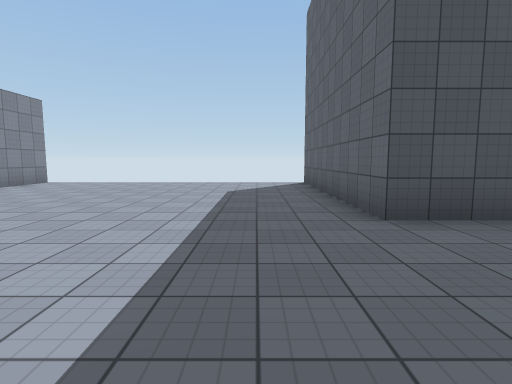
view 1 (above)

12 first-person views from a walk through a 3-D level made in the Unity game engine. The camera is 1.4 m above the floor, tilts 6° down and sees 80° across. The floor is counted in squares, 2 m on a side. Each view is taken from the middle of a square. On the plan, view 1 faces up. The plan holds only what a view shows up to about 10 squares ahead; the rest is blank. The place goes on beyond the plan. Surface patterns are stand-ins for the level's own textures.

view 2
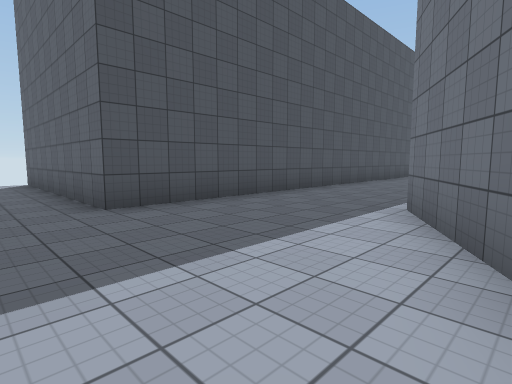

view 3
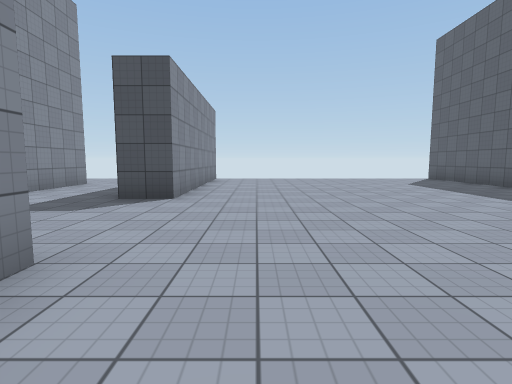

view 4
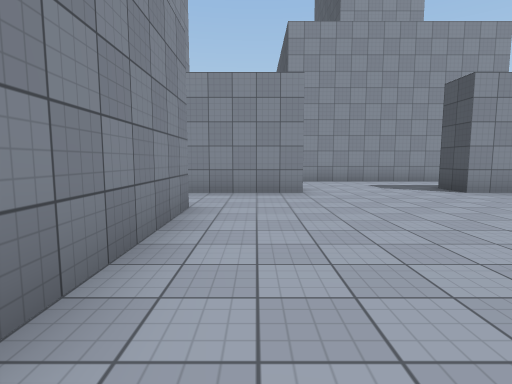

view 5
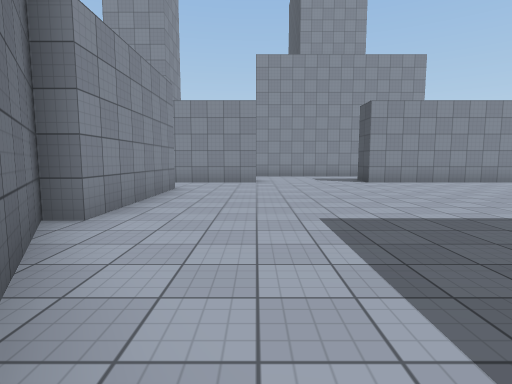

view 6
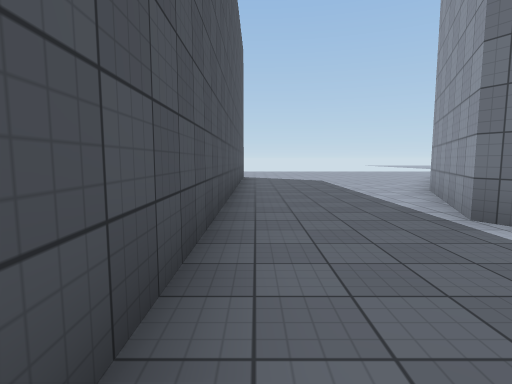

view 7
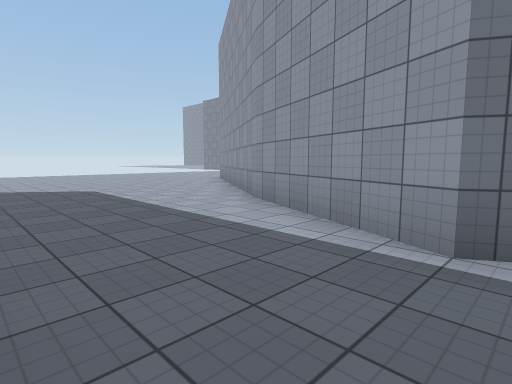

view 8
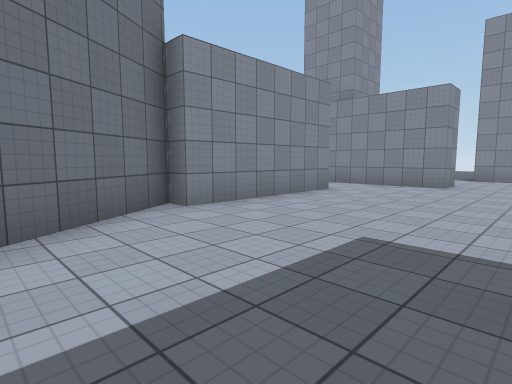

view 9
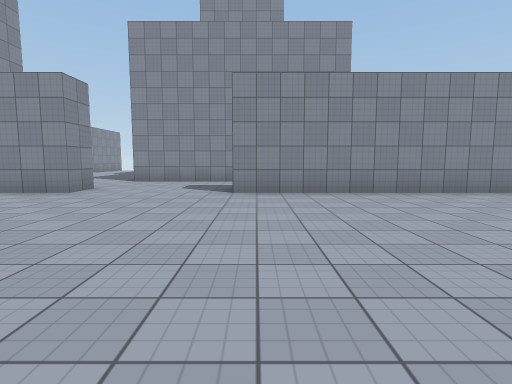

view 10
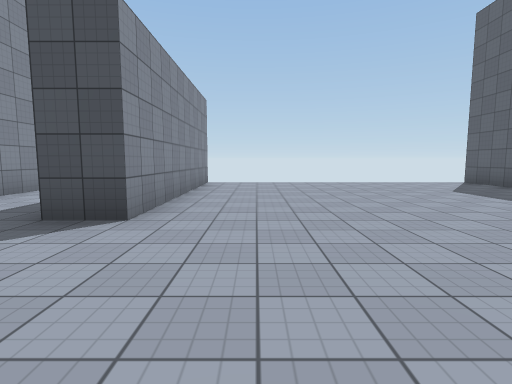

view 11
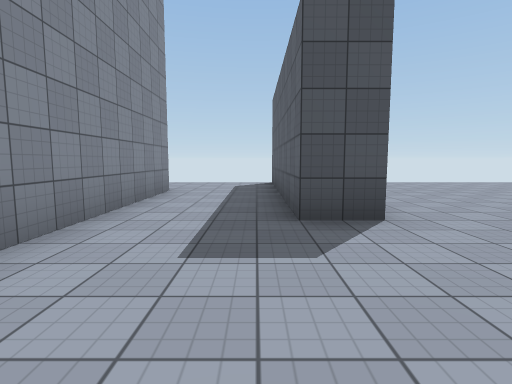

view 12
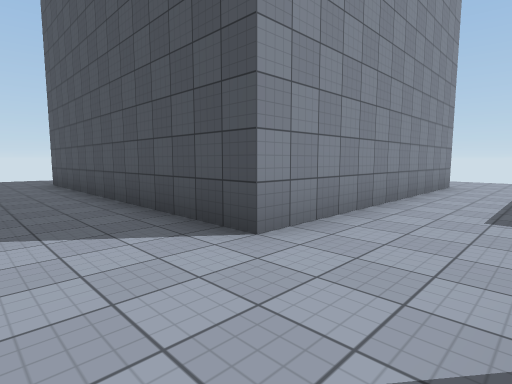

### Floor plan
Points are (right, up) in squares from view 1. A wall is a line through its corners. A room is listed if a view was taken in it or the views show most of it. See-through windows are left out.
Room 1 (views 1, 2, 4, 5, 6, 7, 8, 9, 10, 11)
walls: (-0.5, -2.5) (4.5, 0.5) (8, -1) (10.5, -2.6); (-4.5, -2) (-0.5, -2); (-7.5, 0) (-6.5, 0) (-6.5, -1.5); (-6.5, 9.5) (-6.5, 3.5) (-7.5, 3.5) (-7.5, 7.5); (-10, 7) (-10, 0); (10.1, 3.5) (1.5, 3.5) (1.5, 9.5)
ways out: opening at (-5.5, -2) to room 2; opening at (-8.5, -0.5) to room 3; opening at (-8.5, 8) to room 3
Room 2 (view 3)
walls: (-6.5, -1.5) (-6.5, -3.2)
ways out: opening at (-5.5, -2) to room 1
Room 3 (view 12)
walls: (-10, 0) (-18, 0); (-7.5, 7.5) (-7.5, 9.5)
ways out: opening at (-8.5, -0.5) to room 1; opening at (-8.5, 8) to room 1
objects: tower (-9, -5) to (-8, -3)

Where each view was taken, in squares from view 1:
view 1: 0 up, 0 right, facing up
view 2: 1 down, 0 right, facing up-right
view 3: 2 down, 5 left, facing up
view 4: 1 down, 0 right, facing left
view 5: 0 up, 3 right, facing left
view 6: 3 up, 1 right, facing right
view 7: 3 up, 4 right, facing down-right
view 8: 2 up, 2 right, facing down-left
view 9: 4 up, 0 right, facing left
view 10: 0 up, 5 left, facing up
view 11: 0 up, 8 left, facing up
view 12: 2 down, 8 left, facing up-left
